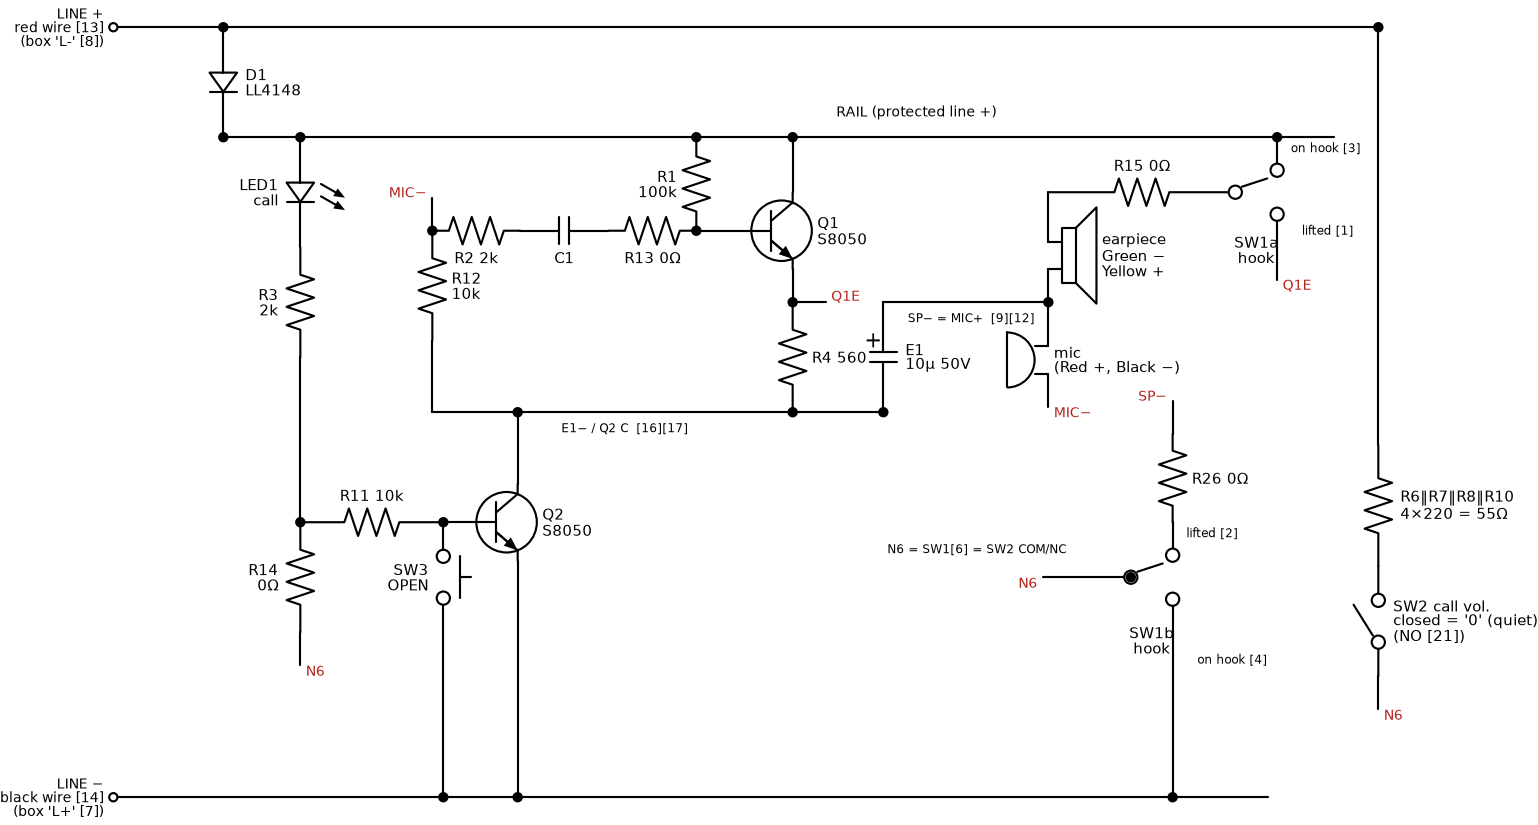

Write Python code to recreate this figure.
"""УКП-СМД-11 (PCB-7047-V1.0) schematic, drawn from the traced + meter-verified netlist.

Usage: python schematic.py [png]   -> writes schematic.svg (and schematic.png with 'png')
Pad numbers in brackets refer to board_numbered.jpg.
"""
import sys
import schemdraw
import schemdraw.elements as elm

PNG = len(sys.argv) > 1 and sys.argv[1] == "png"
schemdraw.use("matplotlib" if PNG else "svg")

d = schemdraw.Drawing(show=False)
d.config(unit=2, fontsize=10, lw=1.4)


def W(a, b):
    d.add(elm.Line().at(a).to(b))


def dot(p):
    d.add(elm.Dot().at(p))


def flag(p, direction, text):
    """Net flag: a short stub with the net name at its end (same name = same net)."""
    dx, dy = {"up": (0, .6), "down": (0, -.6), "left": (-.6, 0), "right": (.6, 0)}[direction]
    q = (p[0] + dx, p[1] + dy)
    W(p, q)
    loc = {"up": "top", "down": "bottom", "left": "left", "right": "right"}[direction]
    d.add(elm.Label().at(q).label(text, loc=loc, fontsize=9, color="#b4231c"))


LR_Y, RAIL_Y, LB_Y = 14, 12, 0

# ---- line terminals and buses -------------------------------------------------
d.add(elm.Dot(open=True).at((0, LR_Y)).label("LINE +\nred wire [13]\n(box 'L-' [8])", loc="left", fontsize=9))
d.add(elm.Dot(open=True).at((0, LB_Y)).label("LINE −\nblack wire [14]\n(box 'L+' [7])", loc="left", fontsize=9))
W((0, LR_Y), (23, LR_Y))
W((0, LB_Y), (21, LB_Y))

# ---- D1: reverse-polarity diode, LINE+ -> RAIL ---------------------------------
dot((2, LR_Y))
d.add(elm.Diode().at((2, LR_Y)).down().label("D1\nLL4148", loc="bottom", ofst=0.15))
dot((2, RAIL_Y))
W((2, RAIL_Y), (22.2, RAIL_Y))
d.add(elm.Label().at((14.5, RAIL_Y + 0.35)).label("RAIL (protected line +)", fontsize=9))

# ---- LED1 + R3 -> N14 ----------------------------------------------------------
dot((3.4, RAIL_Y))
d.add(elm.LED().at((3.4, RAIL_Y)).down().label("LED1\ncall", loc="top", ofst=0.15))
d.add(elm.Resistor().at((3.4, 10)).down().label("R3\n2k", loc="top", ofst=0.15))
W((3.4, 8), (3.4, 5))
dot((3.4, 5))
d.add(elm.Resistor().at((3.4, 5)).down().label("R14\n0Ω", loc="top", ofst=0.15))
flag((3.4, 3), "down", "N6")

# ---- Q2 + R11 + SW3 (open door) --------------------------------------------------
d.add(elm.Resistor().at((3.4, 5)).right().length(2.6).label("R11 10k", ofst=0.1))
dot((6, 5))
q2 = d.add(elm.BjtNpn(circle=True).right().anchor("base").at((6.6, 5)).label("Q2\nS8050", loc="right", ofst=0.1))
W((6, 5), q2.base)
d.add(elm.Button().at((6, 5)).down().label("SW3\nOPEN", loc="top", ofst=0.15))
W((6, 3), (6, LB_Y))
dot((6, LB_Y))
W(q2.emitter, (q2.emitter[0], LB_Y))
dot((q2.emitter[0], LB_Y))
NQ2 = (q2.collector[0], 7)
W(q2.collector, NQ2)

# ---- Q1 (series pass / speech amp) ------------------------------------------------
q1 = d.add(elm.BjtNpn(circle=True).right().anchor("base").at((11.6, 10.3)).label("Q1\nS8050", loc="right", ofst=0.1))
W(q1.collector, (q1.collector[0], RAIL_Y))
dot((q1.collector[0], RAIL_Y))
dot((10.6, RAIL_Y))
d.add(elm.Resistor().at((10.6, RAIL_Y)).down().length(1.7).label("R1\n100k", loc="top", ofst=0.1))
dot((10.6, 10.3))
W((10.6, 10.3), q1.base)
Q1E = (q1.emitter[0], 9)
W(q1.emitter, Q1E)
dot(Q1E)
flag(Q1E, "right", "Q1E")
d.add(elm.Resistor().at(Q1E).down().length(2).label("R4 560", loc="bottom", ofst=0.1))

# ---- mic feedback chain: Q1B -R13- C1 - R2 - MIC− -------------------------------------
d.add(elm.Resistor().at((10.6, 10.3)).left().length(1.6).label("R13 0Ω", loc="bottom", ofst=0.1))
d.add(elm.Capacitor().at((9.0, 10.3)).left().length(1.6).label("C1", loc="bottom", ofst=0.1))
d.add(elm.Resistor().at((7.4, 10.3)).left().length(1.6).label("R2 2k", loc="bottom", ofst=0.1))
MICN = (5.8, 10.3)
dot(MICN)
flag(MICN, "up", "MIC−")
d.add(elm.Resistor().at(MICN).down().length(2).label("R12\n10k", loc="bottom", ofst=0.1))
W((5.8, 8.3), (5.8, 7))

# ---- NQ2 bus (Q2 collector, R4, R12, E1−) -----------------------------------------
W((5.8, 7), (14, 7))
for x in (q2.collector[0], Q1E[0]):
    dot((x, 7))
dot((14, 7))
d.add(elm.Label().at((9.2, 6.6)).label("E1− / Q2 C  [16][17]", fontsize=8))
d.add(elm.Capacitor(polar=True).at((14, 7)).up().length(2).reverse().label("E1\n10µ 50V", loc="bottom", ofst=0.15))

# ---- handset: speaker + mic share the SP−/MIC+ node -----------------------------------
SPN = (17, 9)
W((14, 9), SPN)
dot(SPN)
d.add(elm.Label().at((15.5, 8.6)).label("SP− = MIC+  [9][12]", fontsize=8))
W(SPN, (17, 9.6))
sp = d.add(elm.Speaker().right().anchor("in2").at((17, 9.6)).label("earpiece\nGreen −\nYellow +", loc="right", ofst=0.1))
SPP = sp.in1
W(SPN, (17, 8.2))
mic = d.add(elm.Mic().right().anchor("in1").at((17, 8.2)).label("mic\n(Red +, Black −)", loc="right", ofst=0.1))
flag(mic.in2, "down", "MIC−")

# ---- SW1 pole A: SP+ -R15- common[5]; on hook[3]->RAIL, lifted[1]->Q1E ----------------
W(SPP, (SPP[0], 11))
d.add(elm.Resistor().at((SPP[0], 11)).right().length(3.4).label("R15 0Ω", ofst=0.1))
sw1a = d.add(elm.SwitchSpdt2().right().anchor("a").at((SPP[0] + 3.4, 11)).label("SW1a\nhook", loc="bottom", ofst=0.25))
W(sw1a.b, (sw1a.b[0], RAIL_Y))
dot((sw1a.b[0], RAIL_Y))
d.add(elm.Label().at((sw1a.b[0] + 0.35, 11.7)).label("on hook [3]", fontsize=8, halign="left"))
W(sw1a.c, (sw1a.c[0], 10))
flag((sw1a.c[0], 10), "down", "Q1E")
d.add(elm.Label().at((sw1a.c[0] + 0.35, 10.4)).label("lifted [1]", fontsize=8, halign="left"))

# ---- SW1 pole B: N6 = common[6]; lifted[2] -R26- SP−, on hook[4] -> LINE− ---------------
flag((17.5, 4), "left", "N6")
W((17.5, 4), (18.5, 4))
dot((18.5, 4))
sw1b = d.add(elm.SwitchSpdt2().right().anchor("a").at((18.5, 4)).label("SW1b\nhook", loc="bottom", ofst=0.35))
W(sw1b.b, (sw1b.b[0], 5))
d.add(elm.Resistor().at((sw1b.b[0], 5)).up().length(1.6).label("R26 0Ω", loc="bottom", ofst=0.1))
flag((sw1b.b[0], 6.6), "up", "SP−")
d.add(elm.Label().at((sw1b.b[0] + 0.35, 4.7)).label("lifted [2]", fontsize=8, halign="left"))
W(sw1b.c, (sw1b.c[0], LB_Y))
dot((sw1b.c[0], LB_Y))
d.add(elm.Label().at((sw1b.c[0] + 0.35, 2.6)).label("on hook [4]", fontsize=8, halign="left"))
d.add(elm.Label().at((15.6, 4.6)).label("N6 = SW1[6] = SW2 COM/NC", fontsize=8))

# ---- SW2 mute + 55 Ω bank: N6 -> LINE+ ---------------------------------------------------
flag((23, 2.2), "down", "N6")
d.add(elm.Switch().at((23, 2.2)).up().length(2).label("SW2 call vol.\nclosed = '0' (quiet)\n(NO [21])", loc="bottom", ofst=0.15))
d.add(elm.Resistor().at((23, 4.2)).up().length(2.2).label("R6‖R7‖R8‖R10\n4×220 = 55Ω", loc="bottom", ofst=0.15))
W((23, 6.4), (23, LR_Y))
dot((23, LR_Y))

if PNG:
    d.save("schematic.png", dpi=110)
d.save("schematic.svg")
print("ok")
